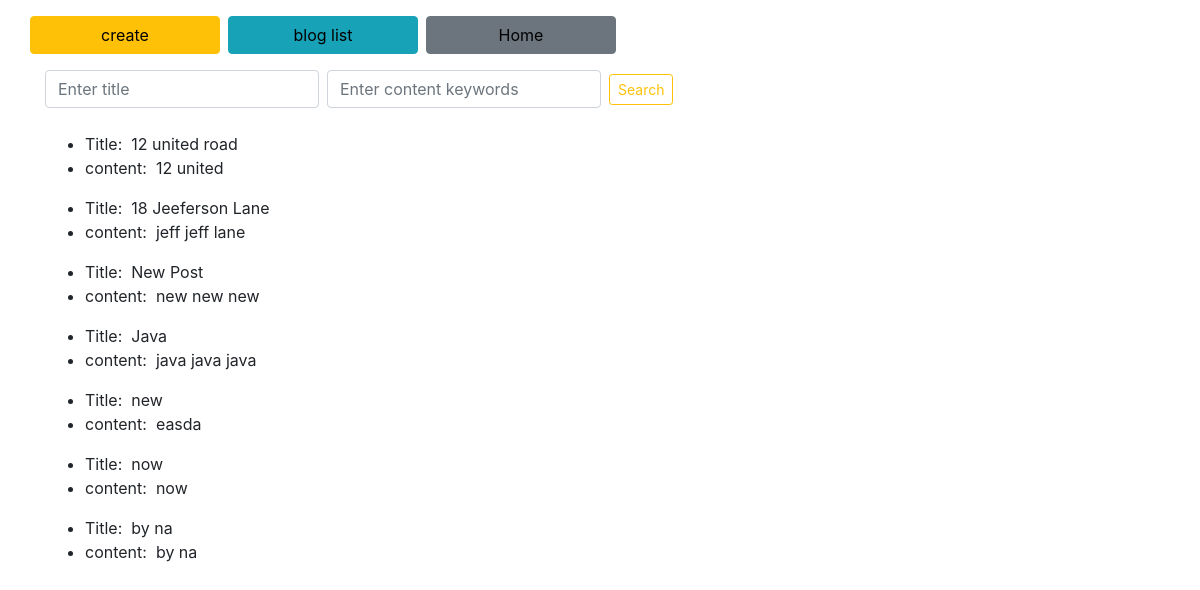
The app's page /blog/search/ with its own data.
### blog/models.py (models this page shows, shortened)
class Blog(models.Model):
  title = models.CharField(max_length=20)
  content = models.TextField()

### blog/views.py (the view)
# urls.py: path('search/',views.search ,name='search'),
def search(request):
    queryset = Blog.objects.all()
    if 'keywords' in request.GET:
        keywords = request.GET['keywords']
        if keywords:
            queryset = queryset.filter(content__icontains=keywords)
    if 'title' in request.GET:
        title = request.GET['title']
        if title:
            queryset = queryset.filter(title__iexact=title)
    context = {
        'query': queryset,
    }
    return render(request, 'blog/search.html', context)

### accounts/views.py (called while the page is built)
@receiver(request_finished)
def post_request_receiver(sender, **kwargs):
    print("requestfinshed! ")

### blog/templates/blog/search.html (shortened to what this page needs)
<!DOCTYPE html>
<html lang="en">
<head>
  <link rel="stylesheet" href="https://stackpath.bootstrapcdn.com/bootstrap/4.3.1/css/bootstrap.min.css">
</head>
<body>
  <div class="container mt-3">
    <div class="row">
      <button type="button" class="btn btn-warning col-md-2"><a style="text-decoration: none;color:black;" href="{% url 'create'%}">create</a></button><br>
      <button type="button" class="btn btn-info col-md-2 ml-2"><a style="text-decoration: none;color:black;" href="{% url 'index'%}">blog list</a></button><br>
      <button type="button" class="btn btn-secondary col-md-2 ml-2"><a style="text-decoration: none;color:black;" href="{% url 'home'%}">Home</a></button><br>
    </div>
    <form class="form-inline md-form mr-auto mb-4 mt-3">
      <input class="form-control mr-sm-2" type="text" placeholder="Enter title" name="title"><br>
      <input class="form-control mr-sm-2" type="text" placeholder="Enter content keywords" name="keywords"><br>
      <button class="btn btn-outline-warning btn-rounded btn-sm my-0" type="submit">Search</button>
    </form>
      {% if query %}
      {% for q in query %}
      <ul>
      <li>Title:&nbsp&nbsp{{q.title}}</li>
        <li>content:&nbsp&nbsp{{q.content}}</li>
      </ul>
      {% endfor %}
    {% else %}
      <div class="col-md-12">
        <p>No Blog Available</p>
      </div>
    {% endif %}
</div>
</body>
</html>

### records on screen
Blog: title "12 united road", content "12 united"
Blog: title "18 Jeeferson Lane", content "jeff jeff lane"
Blog: title "New Post", content "new new new"
Blog: title "Java", content "java java java"
Blog: title "new", content "easda"
Blog: title "now", content "now"
Blog: title "by na", content "by na"
